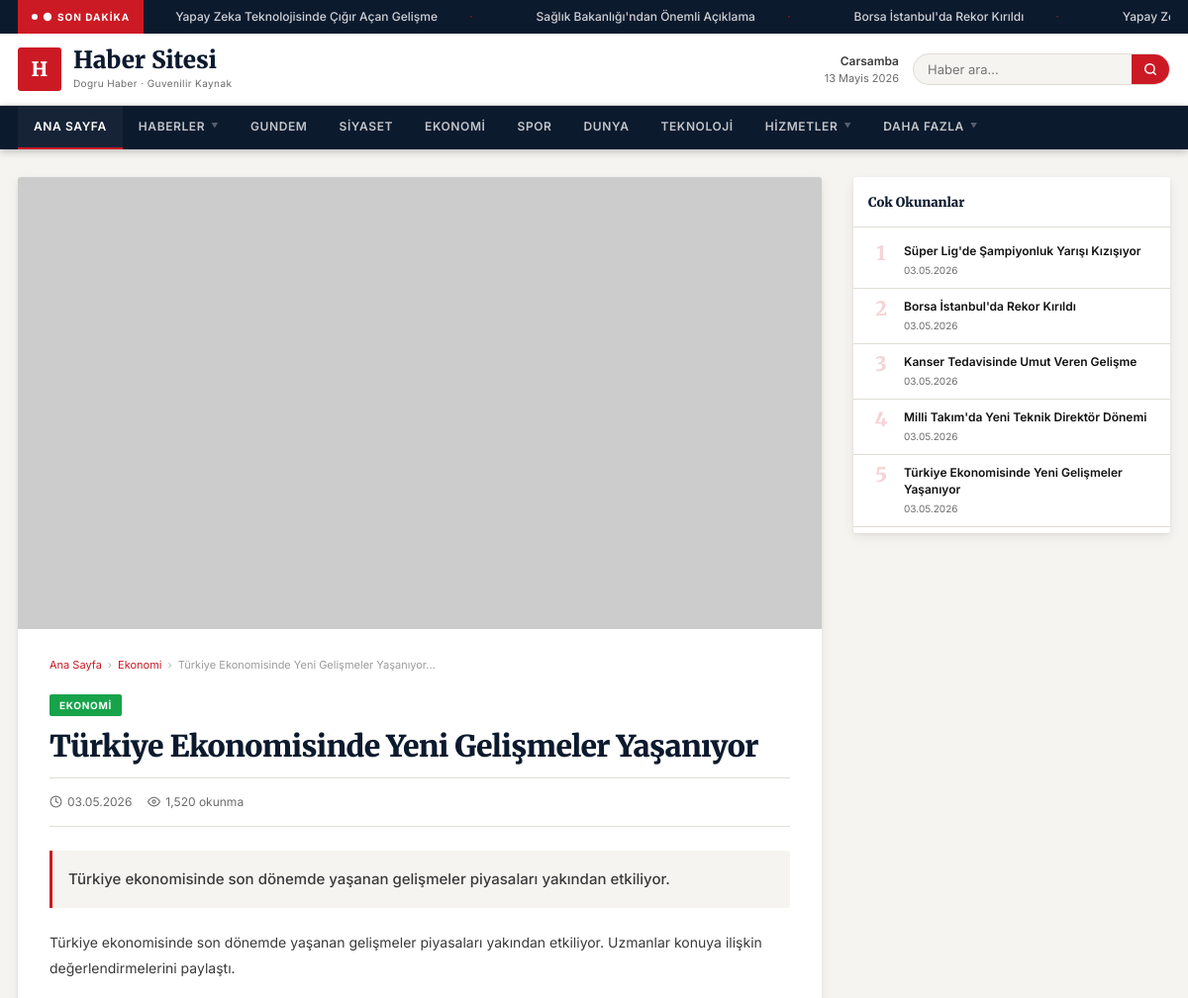
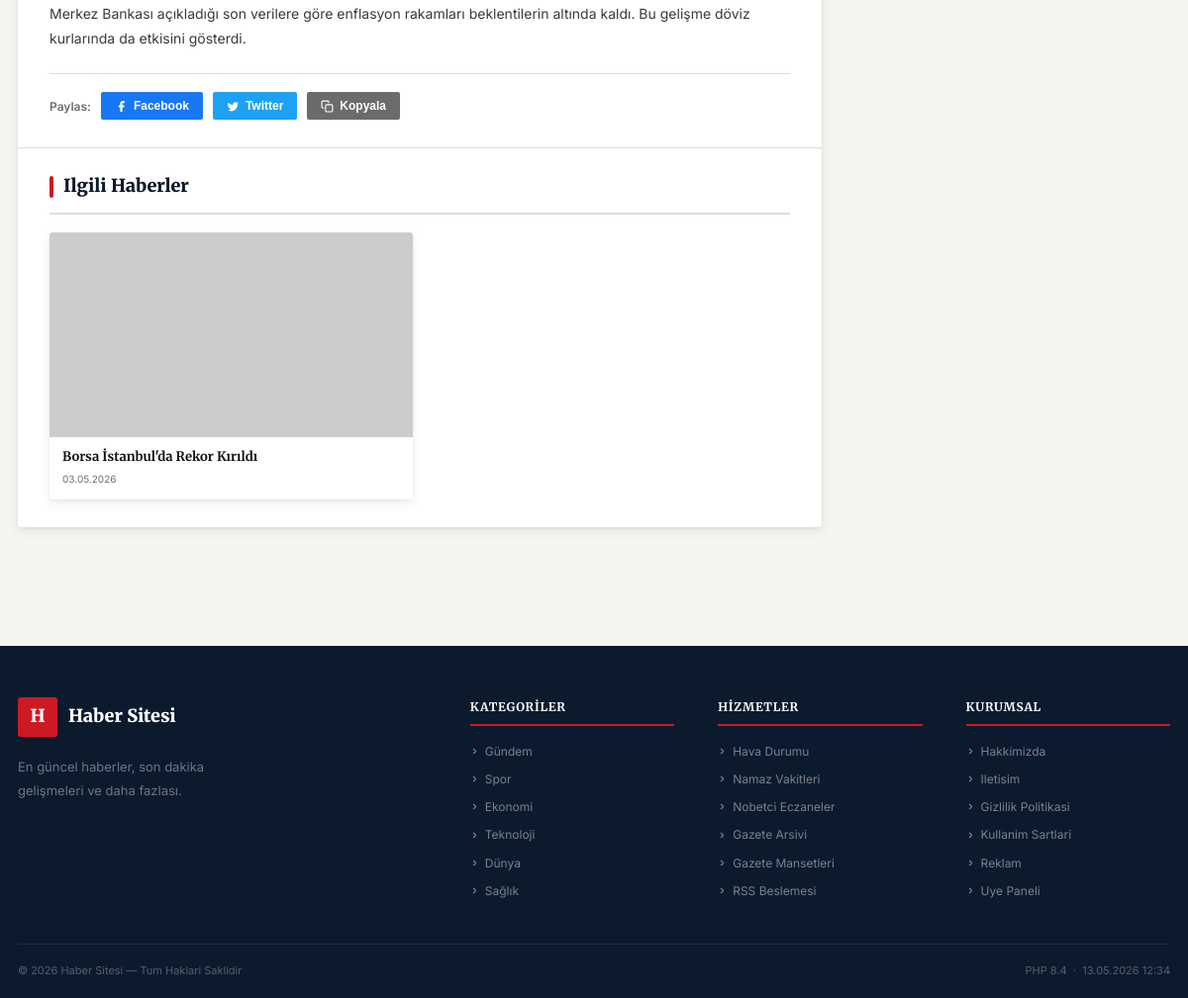
Screenshot of /haber/index.php?slug=turkiye-ekonomisinde-yeni-gelismeler with the database file from the repository (2 pictures, top to bottom).
### tables this page shows
CREATE TABLE news (
    id INT AUTO_INCREMENT PRIMARY KEY,
    title VARCHAR(500) NOT NULL,
    slug VARCHAR(500) NOT NULL UNIQUE,
    content LONGTEXT,
    summary TEXT,
    category_id INT,
    image VARCHAR(500),
    status TINYINT(1) DEFAULT 1,
    is_featured TINYINT(1) DEFAULT 0,
    is_breaking TINYINT(1) DEFAULT 0,
    views INT DEFAULT 0,
    published_at DATETIME,
    FOREIGN KEY (category_id) REFERENCES categories(id) ON DELETE SET NULL
);

CREATE TABLE categories (
    id INT AUTO_INCREMENT PRIMARY KEY,
    name VARCHAR(200) NOT NULL,
    slug VARCHAR(200) NOT NULL UNIQUE,
    color VARCHAR(20) DEFAULT '#dc2626',
    sort_order INT DEFAULT 0
);

### haber/index.php (the view, shortened to what the rows shown need)
<?php
require_once __DIR__ . '/../functions.php';
$slug = $_GET['slug'] ?? '';
$news = getNewsBySlug($slug);
$related = getRelatedNews((int)$news['category_id'],(int)$news['id'],4);
$mostRead = getMostRead(5);
include __DIR__ . '/../header.php';
?>
<div class="news-wrap">
<div class="container">
<div class="news-layout">
<article class="news-article">
    <div class="news-body">
        <div class="news-breadcrumb">
            <a href="/">Ana Sayfa</a><span>›</span>
            <?php if(!empty($news['cat_name'])): ?>
            <a href="/<?= h($news['cat_slug']??'') ?>"><?= h($news['cat_name']) ?></a><span>›</span>
            <?php endif; ?>
            <span style="color:var(--text-2)"><?= h(mb_substr($news['title'],0,50)) ?>...</span>
        </div>
        <?php if(!empty($news['cat_name'])): ?>
        <span class="news-cat-badge" style="background:<?= h($news['cat_color']??'#cc1a25') ?>"><?= h($news['cat_name']) ?></span>
        <?php endif; ?>
        <h1 class="news-title"><?= h($news['title']) ?></h1>
        <div class="news-meta">
            <span><svg viewBox="0 0 24 24" fill="none" stroke="currentColor" stroke-width="2" stroke-linecap="round" stroke-linejoin="round"><circle cx="12" cy="12" r="10"/><polyline points="12 6 12 12 16 14"/></svg><?= timeAgo($news['published_at']) ?></span>
            <span><svg viewBox="0 0 24 24" fill="none" stroke="currentColor" stroke-width="2" stroke-linecap="round" stroke-linejoin="round"><path d="M1 12s4-8 11-8 11 8 11 8-4 8-11 8-11-8-11-8z"/><circle cx="12" cy="12" r="3"/></svg><?= number_format($news['views']??0) ?> okunma</span>
        </div>
        <?php if(!empty($news['summary'])): ?>
        <div class="news-summary"><?= h($news['summary']) ?></div>
        <?php endif; ?>
        <div class="news-content"><?= $news['content']??'' ?></div>
        <div class="news-share">
            <span style="font-size:12px;font-weight:600;color:var(--text-3)">Paylas:</span>
            <button onclick="window.open('https://www.facebook.com/sharer/sharer.php?u='+encodeURIComponent(location.href),'_blank','width=600,height=400')" class="share-btn" style="background:#1877f2">
            </button>
            <button onclick="window.open('https://twitter.com/intent/tweet?url='+encodeURIComponent(location.href)+'&text='+encodeURIComponent(document.title),'_blank','width=600,height=400')" class="share-btn" style="background:#1da1f2">
            </button>
            <button onclick="navigator.clipboard.writeText(location.href);this.textContent='Kopyalandi!'" class="share-btn" style="background:var(--text-3)">
            </button>
        </div>
    </div>
    <?php if(!empty($related)): ?>
    <div class="news-body" style="border-top:1px solid var(--border);padding-top:24px">
        <div class="related-grid">
            <?php foreach($related as $r): ?>
            <div class="rc">
                <div class="rc-img"><img src="<?= h(imgUrl($r['image'])??'https://placehold.co/400x225/eee/999?text=H') ?>" alt="<?= h($r['title']) ?>"></div>
                <div class="rc-body">
                    <h4><a href="<?= $_base ?>/haber/<?= h($r['slug']) ?>"><?= h(mb_substr($r['title'],0,65)) ?></a></h4>
                    <div class="rc-meta"><?= timeAgo($r['published_at']) ?></div>
                </div>
            </div>
            <?php endforeach; ?>
        </div>
    </div>
    <?php endif; ?>
</article>
<aside style="position:sticky;top:60px;display:flex;flex-direction:column;gap:20px">
    <div style="background:var(--bg-card);border-radius:var(--r);box-shadow:var(--sh);overflow:hidden">
        <div style="padding:6px 0">
            <?php foreach($mostRead as $i=>$mr): ?>
            <a href="<?= $_base ?>/haber/<?= h($mr['slug']) ?>" style="display:flex;align-items:flex-start;gap:10px;padding:10px 15px;border-bottom:1px solid var(--border);transition:background .15s" onmouseover="this.style.background='var(--bg)'" onmouseout="this.style.background=''">
                <span style="font-family:var(--fh);font-size:20px;font-weight:900;color:var(--red);opacity:.18;line-height:1;width:26px;flex-shrink:0;text-align:center"><?= $i+1 ?></span>
                <div>
                    <div style="font-size:12px;font-weight:600;color:var(--text);line-height:1.35"><?= h(mb_substr($mr['title'],0,60)) ?></div>
                    <div style="font-size:10px;color:var(--text-3);margin-top:3px"><?= timeAgo($mr['published_at']) ?></div>
                </div>
            </a>
            <?php endforeach; ?>
        </div>
    </div>
</aside>
</div>
</div>
</div>
<?php include __DIR__ . '/../footer.php'; ?>

### header.php (shortened to what the rows shown need)
<?php
$_base = BASE_PATH;
$_breaking = getBreakingNews();
$_allCats  = getAllCategories();
?>
<!DOCTYPE html>
<html lang="tr">
<head>
</head>
<body>
<?php if (!empty($_breaking)): ?>
<div class="breaking-bar">
    <div class="container" style="display:flex;align-items:center;height:100%;padding:0 18px;max-width:100%">
        <div class="breaking-track-wrap">
            <div class="breaking-track">
                <?php foreach(array_merge($_breaking,$_breaking) as $b): ?>
                <span class="breaking-item"><a href="<?= $_base ?>/haber/<?= h($b['slug']) ?>" style="color:inherit"><?= h($b['title']) ?></a></span>
                <?php endforeach; ?>
            </div>
        </div>
    </div>
</div>
<?php endif; ?>

### footer.php (shortened to what the rows shown need)
<?php
$_fcats = getAllCategories();
?>
<footer style="background:var(--navy);color:rgba(255,255,255,.7);margin-top:60px">
<div class="container" style="padding-top:52px;padding-bottom:0">
    <div style="display:grid;grid-template-columns:2fr 1fr 1fr 1fr;gap:44px;padding-bottom:44px;border-bottom:1px solid rgba(255,255,255,.07)">
        <div>
            <ul style="list-style:none;display:flex;flex-direction:column;gap:9px">
                <?php foreach(array_slice($_fcats,0,7) as $fc): ?>
                <li><a href="/<?= h($fc['slug']) ?>" style="font-size:12px;color:rgba(255,255,255,.45);display:flex;align-items:center;gap:6px;transition:color .15s" onmouseover="this.style.color='#fff'" onmouseout="this.style.color='rgba(255,255,255,.45)'">
                    <svg width="9" height="9" viewBox="0 0 24 24" fill="none" stroke="currentColor" stroke-width="3" stroke-linecap="round" stroke-linejoin="round"><polyline points="9 18 15 12 9 6"/></svg>
                    <?= h($fc['name']) ?>
                </a></li>
                <?php endforeach; ?>
            </ul>
        </div>
    </div>
</div>
</footer>

### rows the page displays
news: title "Yapay Zeka Teknolojisinde Çığır Açan Gelişme", title "Yapay…"
news: title "Sağlık Bakanlığı'ndan Önemli Açıklama"
news: title "Borsa İstanbul'da Rekor Kırıldı", published_at "03.05.2026"
news: id.name "Ekonomi", mb_substr($news['title'],0,50) "Türkiye Ekonomisinde Yeni Gelişmeler Yaşanıyor", id.name "EKONOMI", id+title "Türkiye Ekonomisinde Yeni Gelişmeler Yaşanıyor", timeAgo($news['published_at']) "03.05.2026", id+views "1,520", id+summary "Türkiye ekonomisinde son dönemde yaşanan gelişmeler piyasaları yakından etkiliyor.", id+content "Türkiye ekonomisinde son dönemde yaşanan gelişmeler piyasaları yakından etkiliyor. Uzmanlar konuya ilişkin değerlendirmelerini paylaştı. Merkez Bankası açıkladığı son verilere göre enflasyon rakamları beklentilerin altında kaldı. Bu gelişme döviz kurlarında da etkisini gösterdi.", title "Türkiye Ekonomisinde Yeni Gelişmeler Yaşanıyor", published_at "03.05.2026"
news: title "Süper Lig'de Şampiyonluk Yarışı Kızışıyor", published_at "03.05.2026"
news: title "Kanser Tedavisinde Umut Veren Gelişme", published_at "03.05.2026"
news: title "Milli Takım'da Yeni Teknik Direktör Dönemi", published_at "03.05.2026"
categories: name "Gündem"
categories: name "Spor"
categories: name "Ekonomi"
categories: name "Teknoloji"
categories: name "Dünya"
categories: name "Sağlık"

### other values shown
mb_substr($_siteName,0,1) "H"
$_siteName "Haber Sitesi"
mb_substr($_fName,0,1) "H"
$_fName "Haber Sitesi"
$_fDesc "En güncel haberler, son dakika gelişmeleri ve daha fazlası."
$name "Hava Durumu"
$name "Namaz Vakitleri"
$name "Nobetci Eczaneler"
$name "Gazete Arsivi"
$name "Gazete Mansetleri"
$name "RSS Beslemesi"
$name "Hakkimizda"
$name "Iletisim"
$name "Gizlilik Politikasi"
$name "Kullanim Sartlari"
